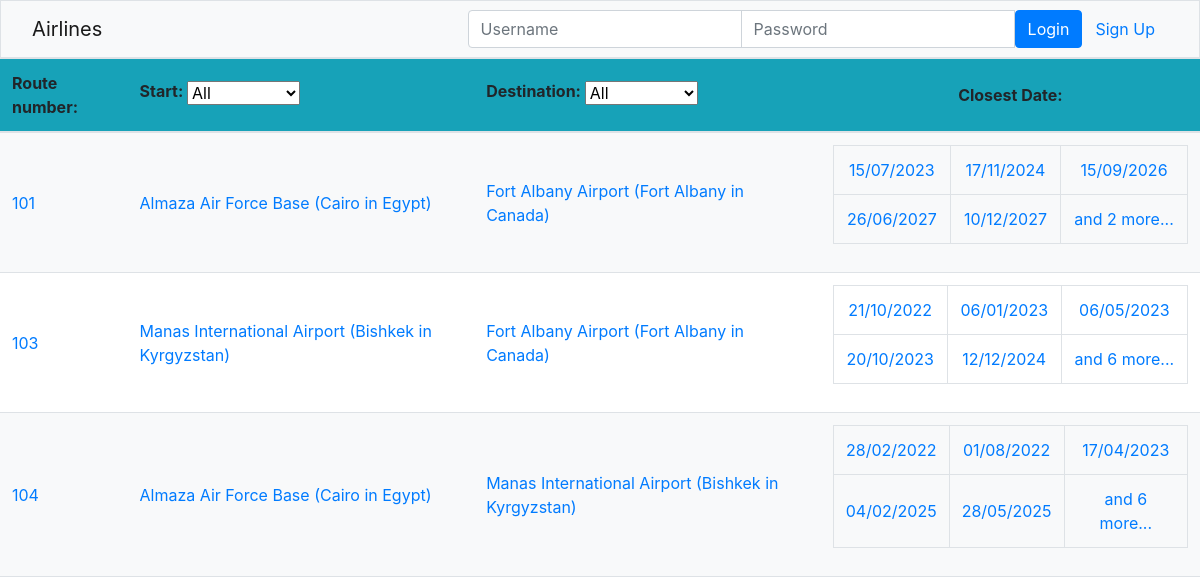
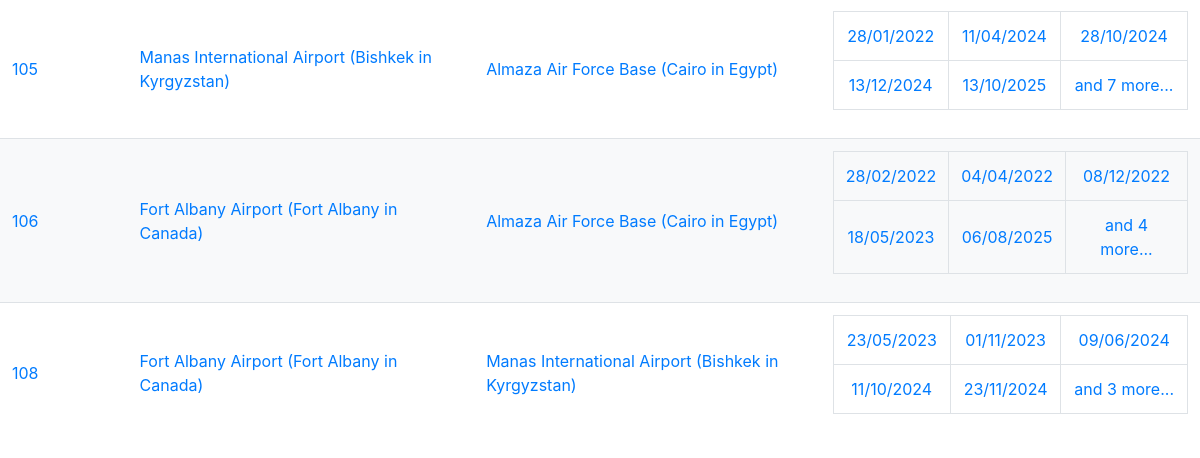
Before: /airline/ with the older database file (2 pictures, top to bottom).
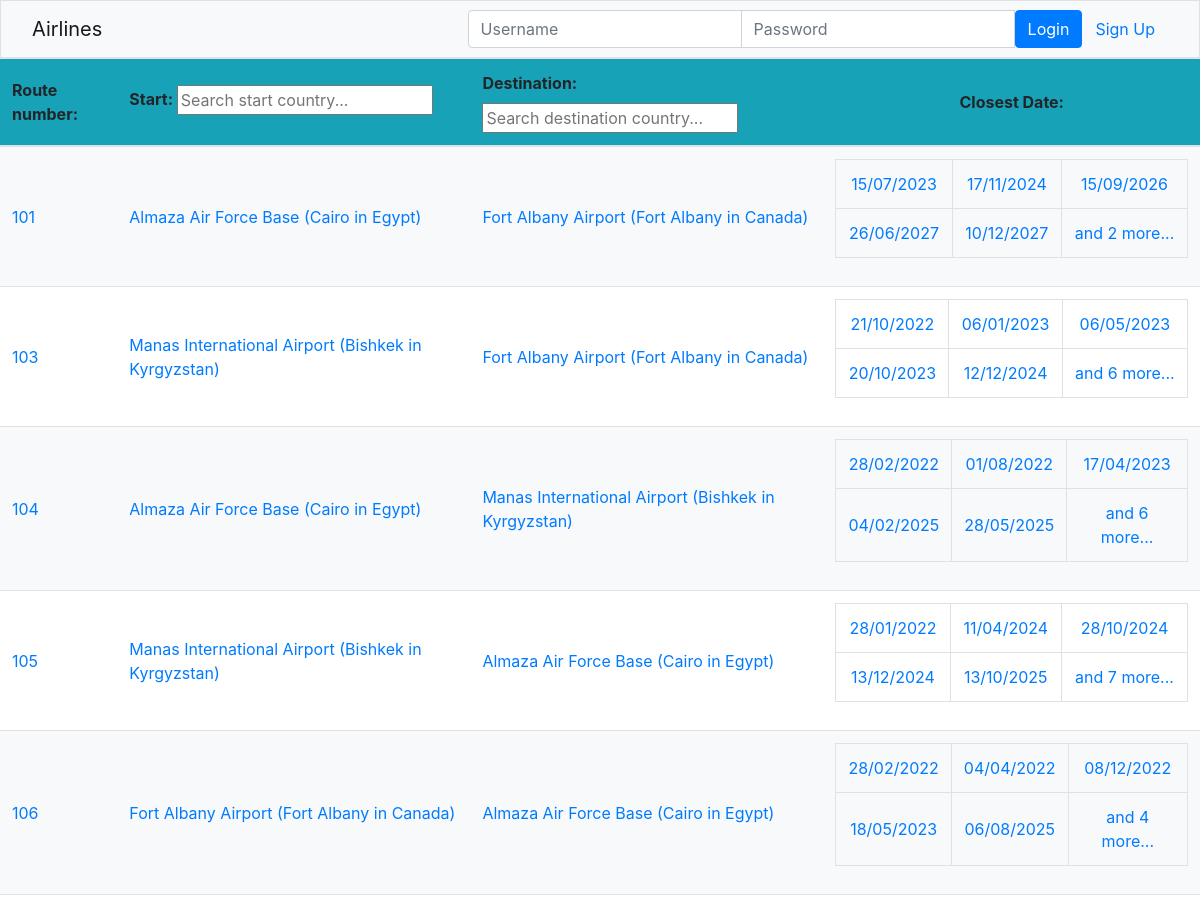
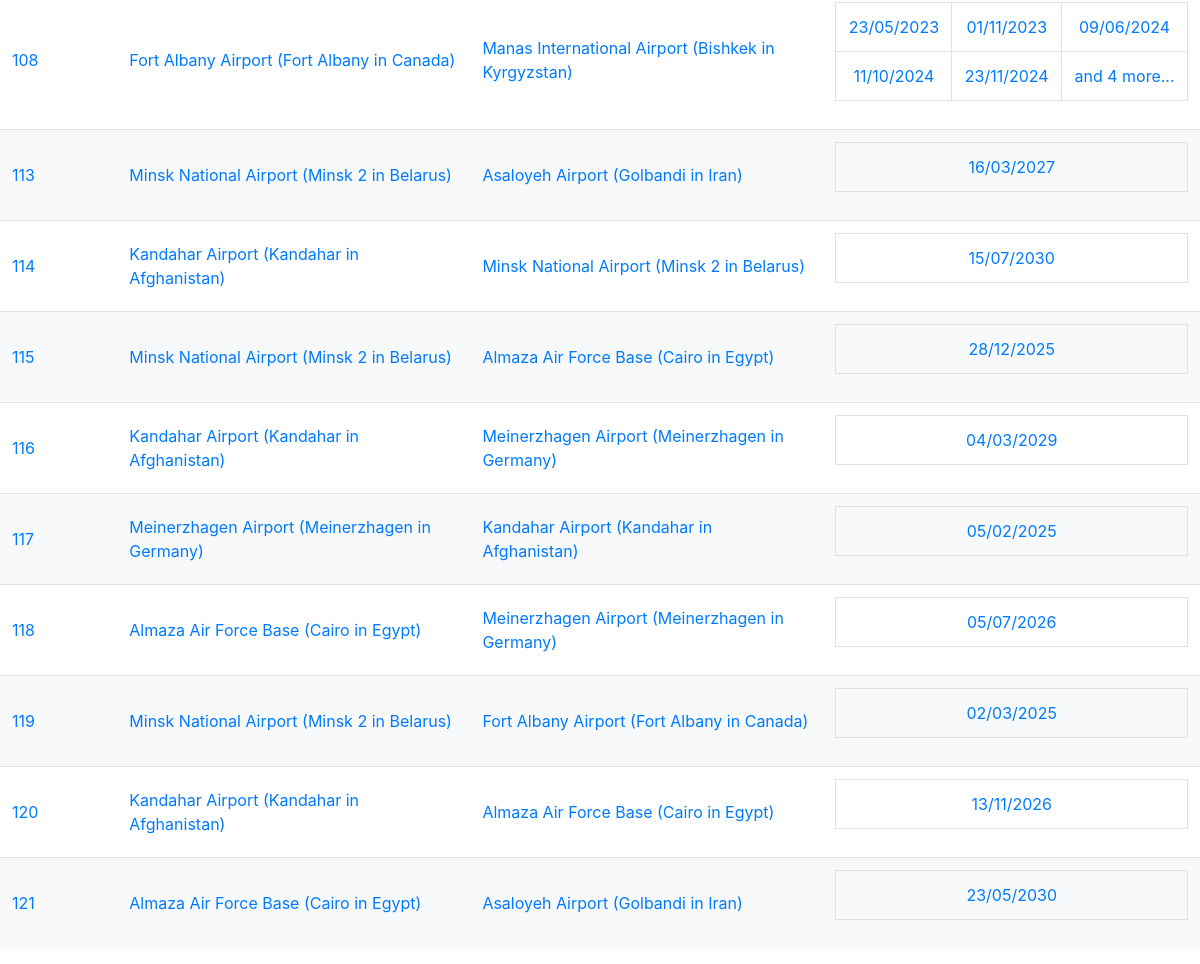
After: the same page with the newer database file (2 pictures, top to bottom).
### airline/models.py (models this page shows, shortened)
class Route(models.Model):
    start = models.ForeignKey(Airport, on_delete=models.CASCADE, related_name='departure_routes')
    destination = models.ForeignKey(Airport, on_delete=models.CASCADE, related_name='arrival_routes')
    flights = models.ManyToManyField(Flight, related_name='routes')
    def __str__(self):
        return f"{self.id}"

class Airport(models.Model):
    airport_id = models.IntegerField(primary_key=True)
    name = models.CharField(max_length=100)
    city = models.CharField(max_length=100)
    country = models.CharField(max_length=100)
    latitude = models.FloatField()
    longitude = models.FloatField()
    departures = models.ManyToManyField('Flight', related_name='departure_airports', blank=True)
    arrivals = models.ManyToManyField('Flight', related_name='arrival_airports', blank=True)
    def __str__(self):
        return f"{self.name}"

class Flight(models.Model):
    start = models.ForeignKey(Airport, on_delete=models.CASCADE, related_name='departure_flights')
    destination = models.ForeignKey(Airport, on_delete=models.CASCADE, related_name='arrival_flights')
    date = models.DateTimeField()

### airline/views.py (the view)
# urls.py: path('', views.main, name='main'),
def main(request):
    countries=set(Airport.objects.values_list('country', flat=True))
    context = {
        "countries": countries,
        'routes':Route.objects.all()
        }
    return render(request, template_name="airline/main_user.html", context=context)

### airline/templates/airline/main_user.html (shortened to what this page needs)
{% extends "airline/index.html" %}
{% block content %}
    <table class="table" id="route_table">
        <thead>
            <tr class="bg-info">
                <th class="align-middle">Route number: </th>
                <th class="align-middle"><label for="start2">Start: </label>
                    {% if countries|length > 5 %}
                        <input class="align-middle" type="text" id="start2" placeholder="Search start country...">
                    {% else %}
                    <select class="align-middle" id="start2">
                    <option value="">All</option>
                    </select>
                    {% endif %}
                </th>
                <th class="align-middle"><label for="destination2">Destination: </label>
                    {% if countries|length > 5 %}
                        <input class="align-middle" type="text" id="destination2" placeholder="Search destination country...">
                    {% else %}
                        <select class="align-middle" id="destination2">
                        <option value="">All</option>
                        </select>
                    {% endif %}
                </th>
                <th class="align-middle text-center">Closest Date: </th>
            </tr>
        </thead>
        <tbody id="route-table-body">
                {% if routes %}
                    {% for route in routes %}
                        <tr data-start2="{{route.start.country}}" data-destination2="{{route.destination.country}}" data-date="#">
                            <td class="align-middle"><a href=/airline/routes/{{route.id}}>{{route}}</a></td>
                            <td class="align-middle" id = {{route.start}}><a href=/airline/airport/{{route.start.airport_id}}>{{route.start}} ({{route.start.city}} in {{route.start.country}})</a></td>
                            <td class="align-middle" id = {{route.destination}}><a href=/airline/airport/{{route.destination.airport_id}}>{{route.destination}} ({{route.destination.city}} in {{route.destination.country}})</a></td>
                            <td class="align-middle">
                                <table id="flight_date" class="table table-bordered align-middle text-center">
                                    <tr>
                                        {% for flight in route.flights.all|dictsort:"date" %}
                                            {% if forloop.counter <= 5 %}
                                                {% if forloop.counter0|divisibleby:3 %}
                                                    </tr><tr>
                                                {% endif %}
                                                <td class="align-middle"><a href=/airline/flight/{{flight.id}}>{{ flight.date|date:"d/m/Y" }}</a></td>
                                            {% elif forloop.counter == 6 %}
                                                <td colspan="3" class="align-middle"><a href=/airline/routes/{{route.id}}>and {{ route.flights.all|length|add:-5 }} more...</a></td>
                                            {% endif %}
                                        {% endfor %}
                                    </tr>
                                </table>
                            </td>
                        </tr>
                    {% endfor %}
                {% else %}
                <tr><td>Sorry, currently no flight data are avaible</td></tr>
                {% endif %}
        </tbody>
    </table>
{% endblock %}

Changed rows visible on the page:
computed for Route id 108: flights.all|length "3" → "4"
added Route: id "113", start "Minsk National Airport", start.city "Minsk 2", start.country "Belarus", destination "Asaloyeh Airport", destination.city "Golbandi", destination.country "Iran"
added Flight: date "16/03/2027", shown under "113"
added Route: id "114", start "Kandahar Airport", start.city "Kandahar", start.country "Afghanistan", destination "Minsk National Airport", destination.city "Minsk 2", destination.country "Belarus"
added Flight: date "15/07/2030", shown under "114"
added Route: id "115", start "Minsk National Airport", start.city "Minsk 2", start.country "Belarus", destination "Almaza Air Force Base", destination.city "Cairo", destination.country "Egypt"
added Flight: date "28/12/2025", shown under "115"
added Route: id "116", start "Kandahar Airport", start.city "Kandahar", start.country "Afghanistan", destination "Meinerzhagen Airport", destination.city "Meinerzhagen", destination.country "Germany"
added Flight: date "04/03/2029", shown under "116"
added Route: id "117", start "Meinerzhagen Airport", start.city "Meinerzhagen", start.country "Germany", destination "Kandahar Airport", destination.city "Kandahar", destination.country "Afghanistan"
added Flight: date "05/02/2025", shown under "117"
added Route: id "118", start "Almaza Air Force Base", start.city "Cairo", start.country "Egypt", destination "Meinerzhagen Airport", destination.city "Meinerzhagen", destination.country "Germany"
added Flight: date "05/07/2026", shown under "118"
added Route: id "119", start "Minsk National Airport", start.city "Minsk 2", start.country "Belarus", destination "Fort Albany Airport", destination.city "Fort Albany", destination.country "Canada"
added Flight: date "02/03/2025", shown under "119"
added Route: id "120", start "Kandahar Airport", start.city "Kandahar", start.country "Afghanistan", destination "Almaza Air Force Base", destination.city "Cairo", destination.country "Egypt"
added Flight: date "13/11/2026", shown under "120"
added Route: id "121", start "Almaza Air Force Base", start.city "Cairo", start.country "Egypt", destination "Asaloyeh Airport", destination.city "Golbandi", destination.country "Iran"
added Flight: date "23/05/2030", shown under "121"
Other visible differences:
form field value: "All" → (not shown)
